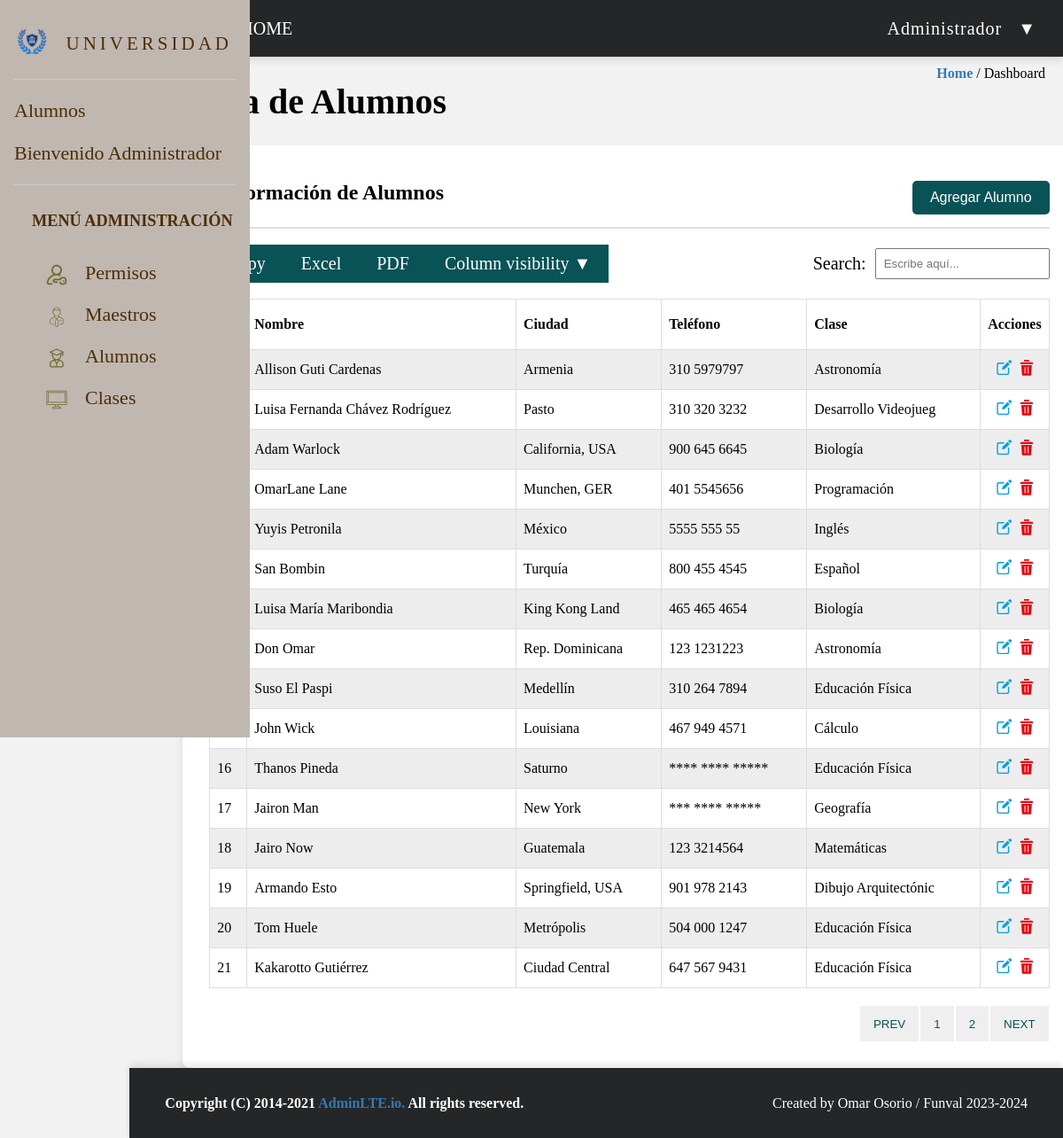
Screenshot of /views/modal-addAlumnos.php (signed in) with the database file from the repository.
### tables this page shows
CREATE TABLE `alumnos` (
  `id` int(20) NOT NULL,
  `nombre` varchar(20) NOT NULL,
  `apellido` varchar(40) NOT NULL,
  `ciudad` varchar(20) NOT NULL,
  `telefono` varchar(20) NOT NULL,
  `id_clase` int(20) NOT NULL
);

CREATE TABLE `clases` (
  `id` int(20) NOT NULL,
  `clase` varchar(20) NOT NULL
);

### views/modal-addAlumnos.php (the view, shortened to what this page needs)
<?php
$conn = mysqli_connect("localhost", "root", "", "university");
$sql = "SELECT * FROM alumnos";
$query = mysqli_query($conn, $sql);
?>
<!DOCTYPE html>
<html lang="es">
<head>
    <link rel="stylesheet" href="/styles/modal-create-alumnos.css">
</head>
<body>
    <div class="sidebar">
        <div class="logo-container">
            <img src="/assets/rounded_no_background.svg" alt="Logo">
            <p>&nbsp;&nbsp;UNIVERSIDAD</p>
        </div>
        <div class="box1">
            <p>Alumnos</p>
            <p>Bienvenido Administrador</p>
        </div>
        <div class="box2">
            <div class="menu-admin">
                <h5>MENÚ ADMINISTRACIÓN</h5>
                <div class="menuIcons"><a href="/views/dash-permisos.php"><img src="/assets/icono-permisos.svg" alt="Permisos">Permisos</a></div>
                <div class="menuIcons"><a href="/views/modal-addMaestros.php"><img src="/assets/icono-maestros.svg" alt="Maestros">Maestros</a></div>
                <div class="menuIcons"><a href="../views/modal-addAlumnos.php"><img src="/assets/icono-alumnos.svg" alt="Alumnos">Alumnos</a></div>
                <div class="menuIcons"><a href="/views/modal-classes.php"><img src="/assets/icono-clases.svg" alt="Clases">Clases</a></div>
            </div>
        </div>
    </div>
    <div class="header">
        <div class="menu">
            <ul>
                <li class="menuBar">&#9776;</li>
                <li>HOME</li>
            </ul>
        </div>
        <div class="rol">
            <ul>
                <li>Administrador &nbsp;&nbsp;&#x25BC;
                </li>
            </ul>
        </div>
    </div>
    <div class="dashboard-title">
        <h1>Lista de Alumnos</h1>
    </div>
    <div class="home-dashboard">
        <a href="../views/dashboardAdmin.php" class="actualPage">Home</a> / Dashboard
    </div>
    <div class="container">
        <div class="content">
            <div class="info">
                <h4>Información de Alumnos</h4>
                <button type="submit" class="btnInfo">Agregar Alumno</button>
            </div>
            <div class="linksContainer">
                <ul class="links">
                    <li><a class="linkOpc" href="#">Copy</a></li>
                    <li><a class="linkOpc" href="/models/excel.php">Excel</a></li>
                    <li><a class="linkOpc" href="/models/pdf.php">PDF</a></li>
                    <li><a class="linkOpc" href="#">Column visibility &#x25BC;</a></li>
                </ul>
                <form action="/buscar" method="GET">
                    <label for="busqueda">Search:</label>
                    <input type="text" id="busqueda" data-table="table_id" name="q" placeholder="Escribe aquí...">
                </form>
            </div>
            <table class="clases table_id">
                <thead>
                    <tr>
                        <th>#</th>
                        <th>Nombre</th>
                        <th>Ciudad</th>
                        <th>Teléfono</th>
                        <th>Clase</th>
                        <th>Acciones</th>
                    </tr>
                </thead>
                <tbody>
                    <?php while ($row = mysqli_fetch_array($query)) : ?>
                        <tr>
                            <td><?= $row['id'] ?></td>
                            <td><?= $row['nombre'] ?> <?= $row['apellido'] ?> </td>
                            <td><?= $row['ciudad'] ?></td>
                            <td><?= $row['telefono'] ?></td>
                            <td><?= getName($row['id_clase'], $conn) ?></td>
                            <td class="acciones">
                                <a href="../controllers/modal-alumno.php" class="btnIcon" data-alumno-id="<?= $row['id']; ?>">
                                    <img src="/assets/icono-editar-datos.svg" alt="Edit Info" class="editIcon">
                                </a>
                                <a href="/controllers/deleteAlumnos.php?id=<?= $row['id'] ?>" class="btnIconDel" onclick="return confirmDeleting()">
                                    <img src="/assets/icono-delete.svg" alt="Delete Info" class="deleteIcon">
                                </a>
                            </td>
                        </tr>
                    <?php endwhile; ?>
                    <?php
                    function getName($id_clase, $conn)
                    {
                        $query = mysqli_query($conn, "SELECT clase FROM clases WHERE id = '$id_clase'");
                        $row = mysqli_fetch_array($query);
                        return $row ? $row['clase'] : 'No asignada';
                    }
                    ?>
                </tbody>
            </table>
            <div class="pagination">
                <button>PREV</button>
                <button>1</button>
                <button>2</button>
                <button>NEXT</button>
            </div>
        </div>
    </div>
    <div class="footer">
        <div class="footer-left">Copyright (C) 2014-2021 <span class="footer-left1" style="color: #337ab7;">AdminLTE.io.</span>
            <span>All rights reserved.</span>
        </div>
        <div class="footer-right">Created by Omar Osorio / Funval 2023-2024</div>
    </div>
</body>
</html>

### styles/modal-create-alumnos.css (style rules this page uses)
body { margin: 0; padding: 0; font-family: Cambria, Cochin, Georgia, Times, "Times New Roman", serif; background-color: #f2f2f2; display: grid; grid-template-columns: 1.5fr 9fr 1.8fr; grid-template-rows: 0.5fr 11fr 0.5fr; }
.sidebar { grid-column: 1/2; background-color: #c0b7b1; color: #4c2e05; width: 250px; height: 100vh; padding: 16px; font-size: 22px; position: fixed; z-index: 1; }
.sidebar img { width: 40px; height: 33px; margin-bottom: 10px; }
.logo-container { display: flex; align-items: center; flex-direction: row; }
.logo-container p { font-size: 21px; letter-spacing: 4px; padding-bottom: 6px; }
.box1 { border-bottom: 1px solid #ccc; border-top: 1px solid #ccc; margin-bottom: 4px; }
.box2 { margin-bottom: 10px; }
.menu-admin { margin-top: 20px; }
.menu-admin a { display: flex; text-decoration: none; color: #4c2e05; padding-top: 4px; }
.menuIcons { display: flex; margin-bottom: 6px; margin-left: 16px; }
.menu-admin h5 { margin-left: 20px; }
.menu-admin img { width: 24px; height: 24px; margin-left: 20px; margin-right: 20px; padding-top: 3px; }
.header { width: 100%; height: 64px; grid-column: 2/4; background-color: #252627; box-shadow: 0 4px 8px rgba(0, 0, 0, 0.1); color: white; display: flex; justify-content: space-between; align-items: center; }
.menu { font-size: 20px; text-align: left; }
.rol { font-size: 20px; text-align: right; padding-right: 30px; letter-spacing: 1px; align-items: center; justify-content: center; }
ul { width: 100%; list-style: none; background: #252627; margin: 0; padding: 0; }
.menu li { width: 90px; display: inline-block; }
.menuBar { text-align: center; padding-left: 30px; }
ul li a { display: block; padding: 10px 10px; color: #fff; text-decoration: none; text-align: center; font-size: 20px; }
.home-dashboard { grid-column: 3/4; grid-row: 2/3; text-align: right; padding: 10px; padding-right: 20px; cursor: pointer; }
.dashboard-title { padding-left: 60px; grid-column: 2/4; grid-row: 2/3; font-size: 20px; display: flex; flex-direction: row; }
.container { grid-column: 2/4; grid-row: 2/3; }
.content { width: 90%; margin-top: 100px; grid-column: 2; margin-left: 60px; padding: 30px; border-radius: 8px; box-shadow: 0 4px 8px rgba(0, 0, 0, 0.1); background-color: #fff; }
.footer { width: 100%; height: 79px; grid-column: 2/4; grid-row: 3/4; background-color: #252627; box-shadow: 0 -4px 8px rgba(0, 0, 0, 0.1); display: flex; justify-content: space-between; align-items: center; }
.footer-left { color: white; font-weight: bold; padding-left: 40px; }
.footer-right { color: white; padding-right: 40px; }
.actualPage { color: #337ab7; font-weight: bold; text-decoration: none; }
table { border-collapse: collapse; width: 100%; }
th, td { border: 1px solid #dddddd; text-align: left; padding: 8px; }
th { background-color: #ffffff; height: 40px; }
tr:nth-child(even) { background-color: #ffffff; }
tr:nth-child(odd) { background-color: #ededed; }
tr { height: 40px; }
.acciones { width: 5px; text-align: center; }
.btnIcon { display: inline-block; padding: 2px; z-index: 1; }
.editIcon { width: 20px; height: 20px; z-index: 999; }
.deleteIcon { width: 20px; height: 20px; z-index: 1; }
.info { display: flex; justify-content: space-between; font-size: 24px; border-bottom: 2px solid #dedede; padding-bottom: 14px; }
h4 { margin: 10px; }
.btnInfo { margin-top: 10px; padding: 10px 20px; background-color: #095256; color: white; border: none; border-radius: 5px; text-decoration: none; display: inline-block; font-size: 16px; cursor: pointer; z-index: 1; }
.linksContainer { display: flex; padding-top: 18px; padding-bottom: 18px; }
.links { display: flex; align-items: center; padding: 10px; }
.linkOpc { background-color: #095256; padding: 10px 20px; }
ul.links { list-style: none; margin: 0; padding: 0; display: flex; background-color: #ffffff; }
form { margin-left: auto; display: flex; align-items: center; }
label { font-size: 20px; margin-right: 10px; }
input[type="text"] { padding: 8px; box-sizing: border-box; }
.pagination { display: flex; justify-content: right; margin-top: 20px; }
.pagination button { color: #095256; height: 40px; border: none; padding: 10px 15px; margin: 0 1px; cursor: pointer; }

### rows the page displays
alumnos: nombre "Allison", apellido "Guti Cardenas", ciudad "Armenia", telefono "310 5979797", id_clase.clase "Astronomía"
alumnos: nombre "Luisa Fernanda", apellido "Chávez Rodríguez", ciudad "Pasto", telefono "310 320 3232", id_clase.clase "Desarrollo Videojueg"
alumnos: nombre "Adam", apellido "Warlock", ciudad "California, USA", telefono "900 645 6645", id_clase.clase "Biología"
alumnos: nombre "OmarLane", apellido "Lane", ciudad "Munchen, GER", telefono "401 5545656", id_clase.clase "Programación"
alumnos: nombre "Yuyis", apellido "Petronila", ciudad "México", telefono "5555 555 55", id_clase.clase "Inglés"
alumnos: nombre "San", apellido "Bombin", ciudad "Turquía", telefono "800 455 4545", id_clase.clase "Español"
alumnos: nombre "Luisa María", apellido "Maribondia", ciudad "King Kong Land", telefono "465 465 4654", id_clase.clase "Biología"
alumnos: nombre "Don", apellido "Omar", ciudad "Rep. Dominicana", telefono "123 1231223", id_clase.clase "Astronomía"
alumnos: nombre "Suso", apellido "El Paspi", ciudad "Medellín", telefono "310 264 7894", id_clase.clase "Educación Física"
alumnos: nombre "John", apellido "Wick", ciudad "Louisiana", telefono "467 949 4571", id_clase.clase "Cálculo"
alumnos: id "16", nombre "Thanos", apellido "Pineda", ciudad "Saturno", telefono "**** **** *****", id_clase.clase "Educación Física"
alumnos: id "17", nombre "Jairon", apellido "Man", ciudad "New York", telefono "*** **** *****", id_clase.clase "Geografía"
alumnos: id "18", nombre "Jairo", apellido "Now", ciudad "Guatemala", telefono "123 3214564", id_clase.clase "Matemáticas"
alumnos: id "19", nombre "Armando", apellido "Esto", ciudad "Springfield, USA", telefono "901 978 2143", id_clase.clase "Dibujo Arquitectónic"
alumnos: id "20", nombre "Tom", apellido "Huele", ciudad "Metrópolis", telefono "504 000 1247", id_clase.clase "Educación Física"
alumnos: id "21", nombre "Kakarotto", apellido "Gutiérrez", ciudad "Ciudad Central", telefono "647 567 9431", id_clase.clase "Educación Física"
